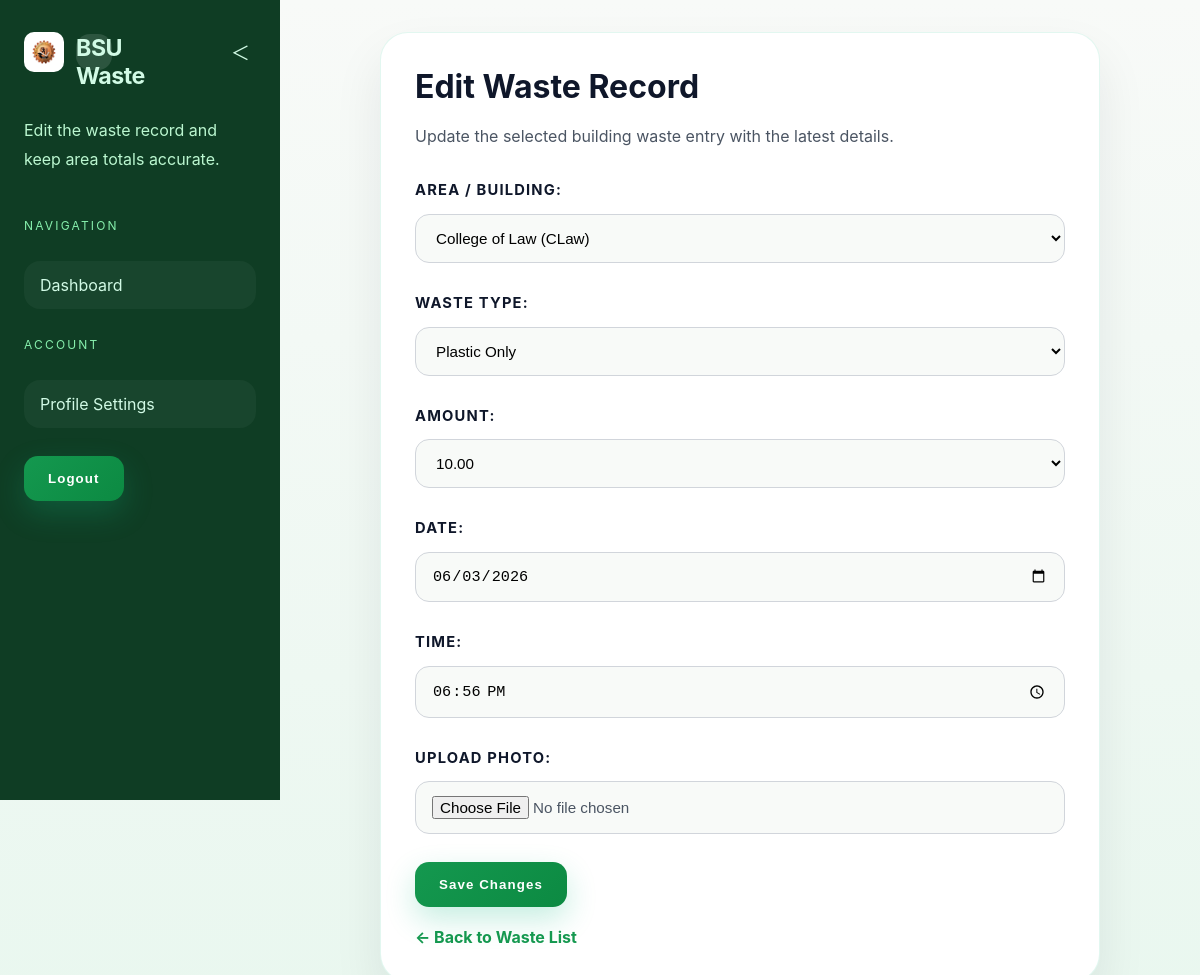
Screenshot of /edit/34/ (signed in) with the database file from the repository.
### records/models.py (models this page shows, shortened)
class WasteRecord(models.Model):
    AREA_CHOICES = [
        ('Alvarado Hall', 'Alvarado Hall'),
        ('Activity Center', 'Activity Center'),
        ('Pimentel', 'Pimentel'),
        ('Athletes Building', 'Athletes Building'),
        ('CHTM Building', 'CHTM Building'),
        ('Rizal Park', 'Rizal Park'),
        ('College of Law', 'College of Law'),
        ('CON Canteen', 'CON Canteen'),
        ('Roxas Hall', 'Roxas Hall'),
        ('Carpio Hall', 'Carpio Hall'),
        ('BulSU Resto', 'BulSU Resto'),
        ('Hostel', 'Hostel'),
        ('E-Library', 'E-Library'),
        ('SRLC', 'SRLC'),
        ('CBA Building', 'CBA Building'),
        ('Heroes Park', 'Heroes Park'),
        ('Natividad Hall', 'Natividad Hall'),
        ('Flores Hall', 'Flores Hall'),
        ('Federizo Hall', 'Federizo Hall'),
        ('Valencia Hall', 'Valencia Hall'),
        ('Mendoza Hall', 'Mendoza Hall'),
        ('CCJE Building', 'CCJE Building'),
        ('Campus 2', 'Campus 2'),
        ('Student Lounge', 'Student Lounge'),
    ]
    WASTE_TYPE_CHOICES = [
        ('Waste With Plastic', 'Waste With Plastic'),
        ('Plastic Only', 'Plastic Only'),
        ('Waste Without Plastic', 'Waste Without Plastic'),
    ]
    ALERT_LEVEL_CHOICES = [
        ('Critical', 'Critical'),
        ('High', 'High'),
        ('Moderate', 'Moderate'),
        ('Low', 'Low'),
    ]
    user = models.ForeignKey(User, on_delete=models.CASCADE, null=True, blank=True)
    area = models.ForeignKey(
        'Area',
        on_delete=models.CASCADE
    )
    waste_type = models.CharField(max_length=30, choices=WASTE_TYPE_CHOICES)
    alert_level = models.CharField(max_length=10, choices=ALERT_LEVEL_CHOICES)
    amount = models.FloatField(default=0)
    photo = models.FileField(upload_to='report_photos/', null=True, blank=True)
    coordinator_comment = models.TextField(blank=True, null=True)
    coordinator_rating = models.IntegerField(blank=True, null=True)
    date = models.DateField()
    time = models.TimeField(null=True, blank=True)
    submitted_at = models.DateTimeField(auto_now_add=True)

### records/views.py (the view)
    def wrapper(request, *args, **kwargs):
        if request.user.profile.role != 'Lead Janitor':
            return redirect('waste_list')
        return view_func(request, *args, **kwargs)

### records/forms.py (shortened to what this page needs)
class EditWasteForm(forms.ModelForm):
    amount = forms.ChoiceField(choices=AMOUNT_CHOICES, label='Amount')
    class Meta:
        model = WasteRecord
        fields = ['area', 'waste_type', 'amount', 'date', 'time', 'photo']
        widgets = {
            'date': forms.DateInput(attrs={'type': 'date'}),
            'time': forms.TimeInput(attrs={'type': 'time'}),
        }
        labels = {
            'area': 'Area / Building',
            'waste_type': 'Waste Type',
            'photo': 'Upload Photo',
        }

### records/context_processors.py (called while the page is built, shortened)
def sidebar_badges(request):
    user = getattr(request, 'user', None)
    if not user or not user.is_authenticated:
        return {}
    profile = getattr(user, 'profile', None)
    if not profile:
        return {}
    return {}

### records/models.py (called while the page is built)
    def __str__(self):
        return self.area_name

### records/views.py (called while the page is built)
def janitor_required(view_func):
    def wrapper(request, *args, **kwargs):
        if request.user.profile.role != 'Lead Janitor':
            return redirect('waste_list')
        return view_func(request, *args, **kwargs)
    return wrapper

@login_required
@csrf_protect
@janitor_required
def edit_record(request, pk):
    record = get_object_or_404(WasteRecord, id=pk, user=request.user)
    if request.method == 'POST':
        form = EditWasteForm(request.POST, request.FILES, instance=record)
        if form.is_valid():
            edited_record = form.save(commit=False)
            edited_record.alert_level, _ = get_level_action(edited_record.amount)
            edited_record.save()
            return redirect('waste_list')
    else:
        form = EditWasteForm(instance=record)
    return render(request, 'edit.html', {'form': form})

### records/templates/edit.html (shortened to what this page needs)
{% load static %}
<!DOCTYPE html>
<html lang="en">
<head>
</head>
<body>
    <div class="layout">
        <aside class="sidebar">
            <div class="brand" style="display: flex; align-items: center; gap: 12px; font-size: 1.45rem; font-weight: 800; letter-spacing: -0.02em;">
                <img src="{% static 'images/bsu-logo.png' %}" alt="BSU Logo" style="width:40px;height:40px;border-radius:10px;background:#fff;padding:3px;object-fit:contain;">
                <span class="brand-name">BSU Waste</span>
                <button type="button" class="sidebar-collapse" aria-label="Toggle sidebar">＜</button>
            </div>
            <p>Edit the waste record and keep area totals accurate.</p>
            <div class="section-title">Navigation</div>
            <div class="nav-links">
                <a href="{% url 'waste_list' %}">Dashboard</a>
            </div>
            <div class="section-title">Account</div>
            <div class="nav-links">
                <a href="{% url 'edit_profile' %}">Profile Settings</a>
            </div>
            <form action="{% url 'logout' %}" method="POST" style="width: 100%;">
                <button type="submit" class="logout-btn">Logout</button>
            </form>
        </aside>
        <main class="main">
            <section class="panel">
                <h1>Edit Waste Record</h1>
                <p>Update the selected building waste entry with the latest details.</p>
                <form method="POST" enctype="multipart/form-data">
                    {{ form.as_p }}
                    <button type="submit">Save Changes</button>
                </form>
                <a href="{% url 'waste_list' %}" class="back-link">← Back to Waste List</a>
            </section>
        </main>
    </div>
</body>
</html>

### records/templates/edit.html (style rules this page uses)
:root { --bg: #e9f7ef; --sidebar: #0f3d24; --panel: #ffffff; --primary: #14984f; --text: #0f172a; --muted: #4b5563; --shadow: 0 25px 50px rgba(15, 23, 42, 0.08); }
* { box-sizing: border-box; }
body { margin: 0; font-family: 'Inter', system-ui, -apple-system, BlinkMacSystemFont, 'Segoe UI', sans-serif; color: var(--text); background: linear-gradient(180deg, #f8faf8 0%, #e9f7ef 100%); }
.layout { display: grid; grid-template-columns: 280px 1fr; min-height: 100vh; }
.sidebar { background: var(--sidebar); color: #d1fae5; padding: 32px 24px; display: flex; flex-direction: column; gap: 28px; position: sticky; top: 0; height: 100vh; overflow-y: auto; }
.brand { font-size: 1.5rem; font-weight: 800; display: flex; align-items: center; gap: 12px; }
.brand span { width: 36px; height: 36px; border-radius: 14px; background: rgba(255,255,255,0.12); display:grid; place-items:center; font-weight:700; }
.sidebar p { color: #bbf7d0; line-height: 1.8; }
.section-title { color: #86efac; text-transform: uppercase; font-size: 0.75rem; letter-spacing:0.18em; }
.nav-links { display: grid; gap: 10px; }
.nav-links a { display:flex; align-items:center; justify-content:space-between; padding:14px 16px; border-radius:16px; text-decoration:none; color:#d1fae5; background: rgba(255,255,255,0.04); transition: background 0.2s ease, transform 0.2s ease; }
.main { padding: 32px; }
.panel { background: var(--panel); border-radius: 28px; padding: 34px; box-shadow: var(--shadow); border: 1px solid rgba(16, 185, 129, 0.12); max-width: 720px; margin: 0 auto; }
.panel h1 { margin: 0 0 12px; font-size: 2rem; }
.panel p { color: var(--muted); margin-bottom: 28px; line-height: 1.75; }
label { display:block; margin-bottom:10px; font-weight:700; font-size:0.92rem; text-transform:uppercase; letter-spacing:0.08em; color: var(--text); }
input, select { width:100%; padding:14px 16px; border-radius:14px; border:1px solid #d1d5db; background:#f8faf8; font-size:0.95rem; }
button[type="submit"] { padding:15px 24px; border:none; border-radius:14px; background: linear-gradient(135deg, var(--primary) 0%, #0c8a42 100%); color:white; font-weight:700; cursor:pointer; letter-spacing:0.08em; box-shadow:0 12px 30px rgba(16,185,129,0.24); }
.back-link { display: inline-block; margin-top: 20px; color: var(--primary); text-decoration: none; font-weight: 700; }
.sidebar-collapse { margin-left: auto; border: none; background: transparent; color: inherit; font-size: 1.2rem; cursor: pointer; padding: 6px; border-radius: 10px; transition: background 0.2s ease; }

### rows the page displays
WasteRecord: area "College of Law (CLaw)", waste_type "Plastic Only", amount "10.00", date "06/03/2026", time "18:56:00"
